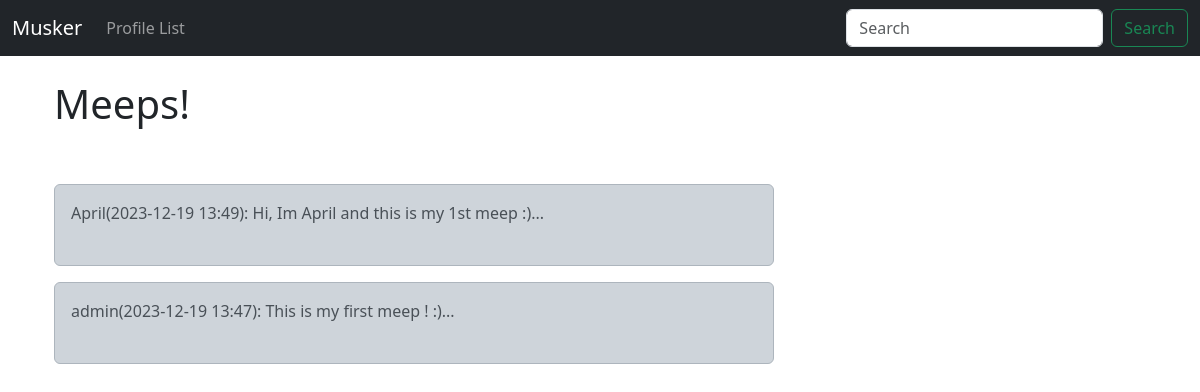
Before: / with the older database file.
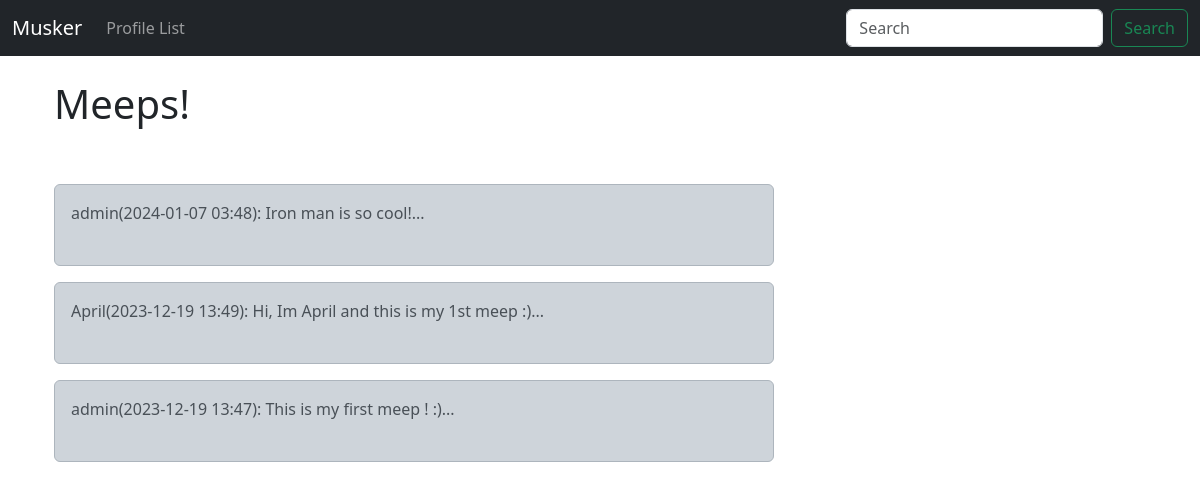
After: the same page with the newer database file.
### musker/models.py (models this page shows)
class Meep(models.Model):
    user = models.ForeignKey(User, related_name="meeps", on_delete=models.DO_NOTHING)
    body = models.CharField(max_length=500)
    created_at = models.DateTimeField(auto_now_add=True)
    def __str__(self):
        return(
            f"{self.user}"
            f"({self.created_at:%Y-%m-%d %H:%M}): "
            f"{self.body}..."
        )

### musker/views.py (the view)
# urls.py: path('', views.home, name="home"),
def home(request):
    if request.user.is_authenticated:
        form = MeepForm(request.POST or None)
        if request.method == "POST":
            if form.is_valid():
                meep = form.save(commit=False)
                meep.user = request.user
                meep.save()
                messages.success(request, 'Meep posted!')
                return redirect('home')
        meeps = Meep.objects.all().order_by("-created_at")
        return render(request, 'home.html', {'meeps': meeps, "form":form})
    else:
        meeps = Meep.objects.all().order_by("-created_at")
        return render(request, 'home.html', {'meeps': meeps})

### musker/templates/home.html (shortened to what this page needs)
{% extends 'base.html' %}
{% block content %}
    <div class="container">
        <div class="row">
            <div class="col-8">
    <h1>Meeps!</h1>
    <br/><br/>
    {% for meep in meeps %}
        <div class="alert alert-dark" role="alert">
            {{ meep }}
        <br/><br/>
        </div>
    {% endfor %}
</div>
<div class="col-4">
        <br/><br/><br/><br/>
</div>
{% endblock %}

Changed rows visible on the page:
added Meep: user+created_at+body "admin(2024-01-07 03:48): Iron man is so cool!..."
